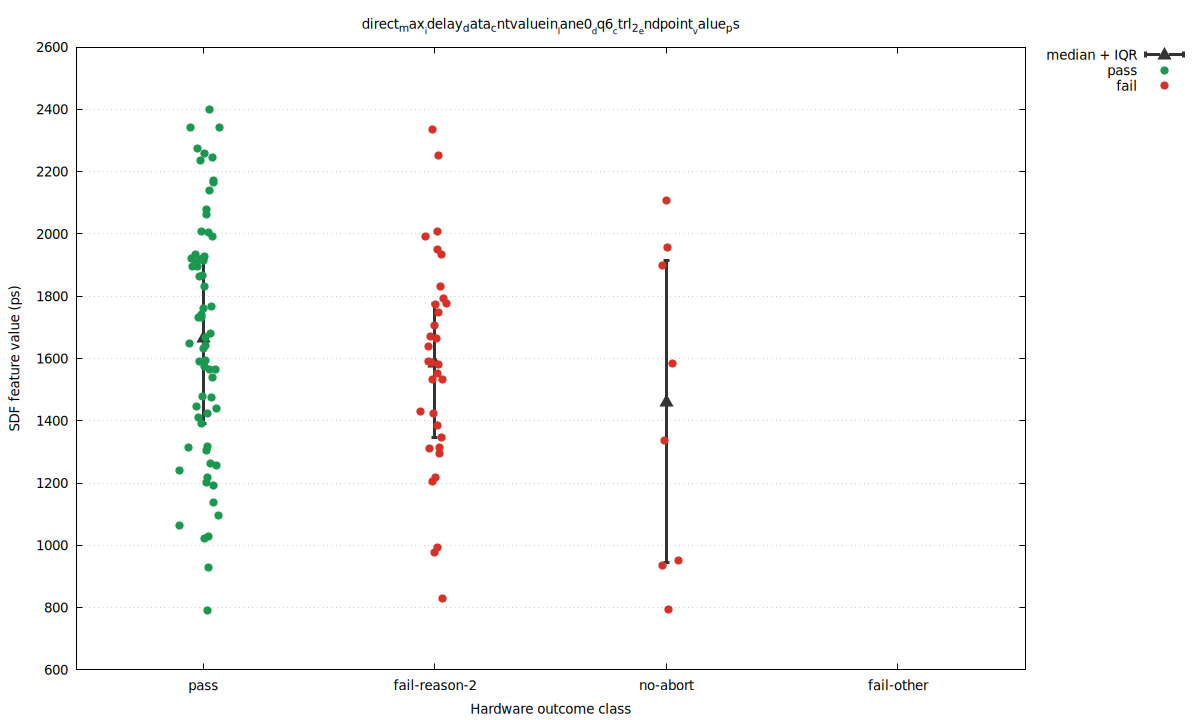

Generate this figure with gnuplot:
set terminal pngcairo size 1200,720 enhanced font 'DejaVu Sans,10'
set output 'baseline_abort2_vs_pass_direct_direct_max_idelay_data_cntvaluein_lane0_dq6_ctrl_2_endpoint_value_ps_distributi.png'
set datafile separator comma
set key outside right top
set grid ytics
set xrange [0.45:4.55]
set xtics ('pass' 1, 'fail-reason-2' 2, 'no-abort' 3, 'fail-other' 4)
set xlabel 'Hardware outcome class'
set ylabel 'SDF feature value (ps)'
set title 'direct_max__idelay_data_cntvaluein__lane0__dq6__ctrl_2__endpoint__value_ps'
plot \
  'baseline_abort2_vs_pass_direct_direct_max_idelay_data_cntvaluein_lane0_dq6_ctrl_2_endpoint_value_ps_distributi.summary.dat' using 1:4:3:5 with yerrorbars pt 9 ps 1.5 lw 3 lc rgb '#333333' title 'median + IQR', \
  'baseline_abort2_vs_pass_direct_direct_max_idelay_data_cntvaluein_lane0_dq6_ctrl_2_endpoint_value_ps_distributi.dat' using 1:4 with points pt 7 ps 1.2 lc rgb '#1a9850' title 'pass', \
  'baseline_abort2_vs_pass_direct_direct_max_idelay_data_cntvaluein_lane0_dq6_ctrl_2_endpoint_value_ps_distributi.dat' using 1:5 with points pt 7 ps 1.2 lc rgb '#d73027' title 'fail'
